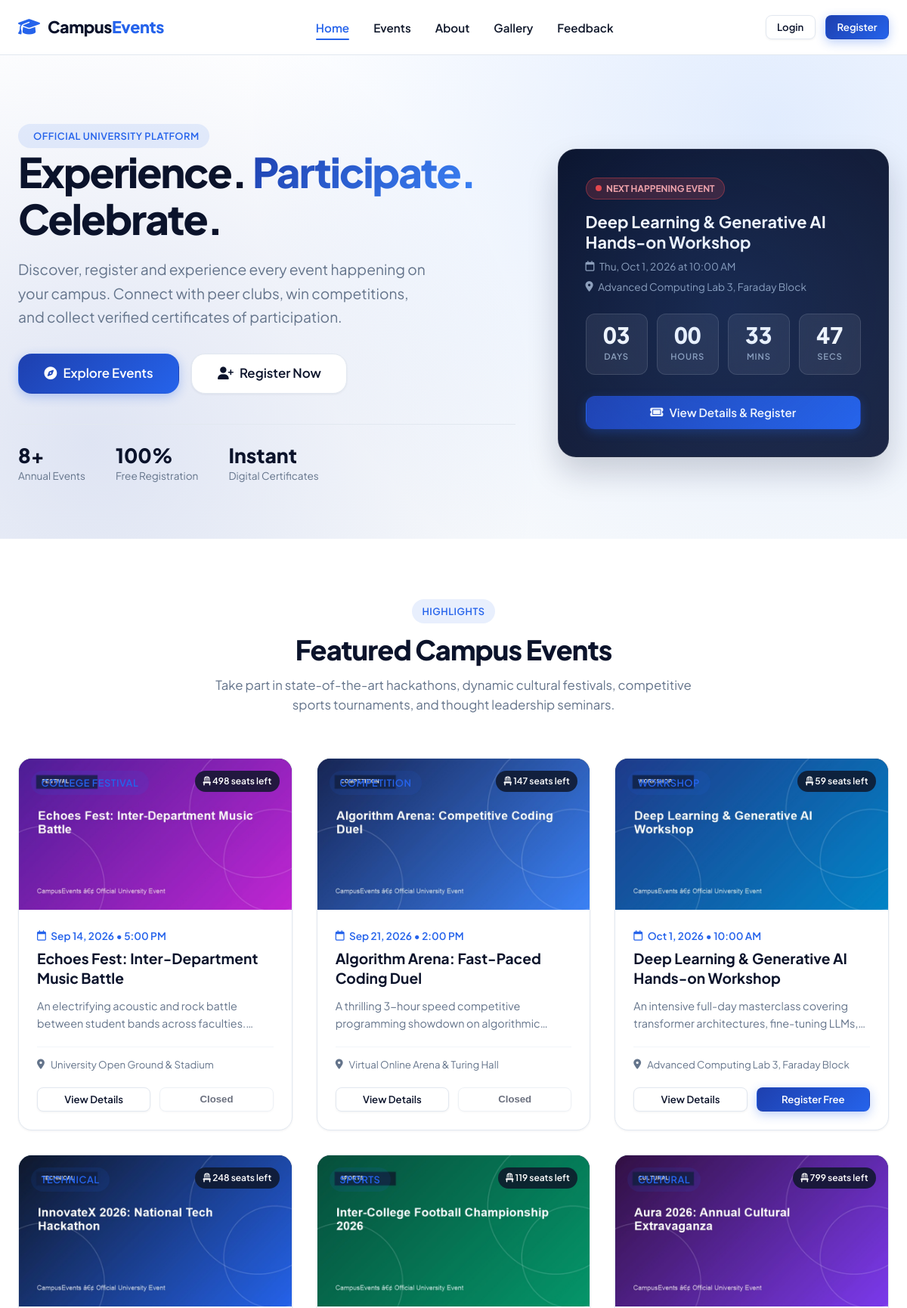
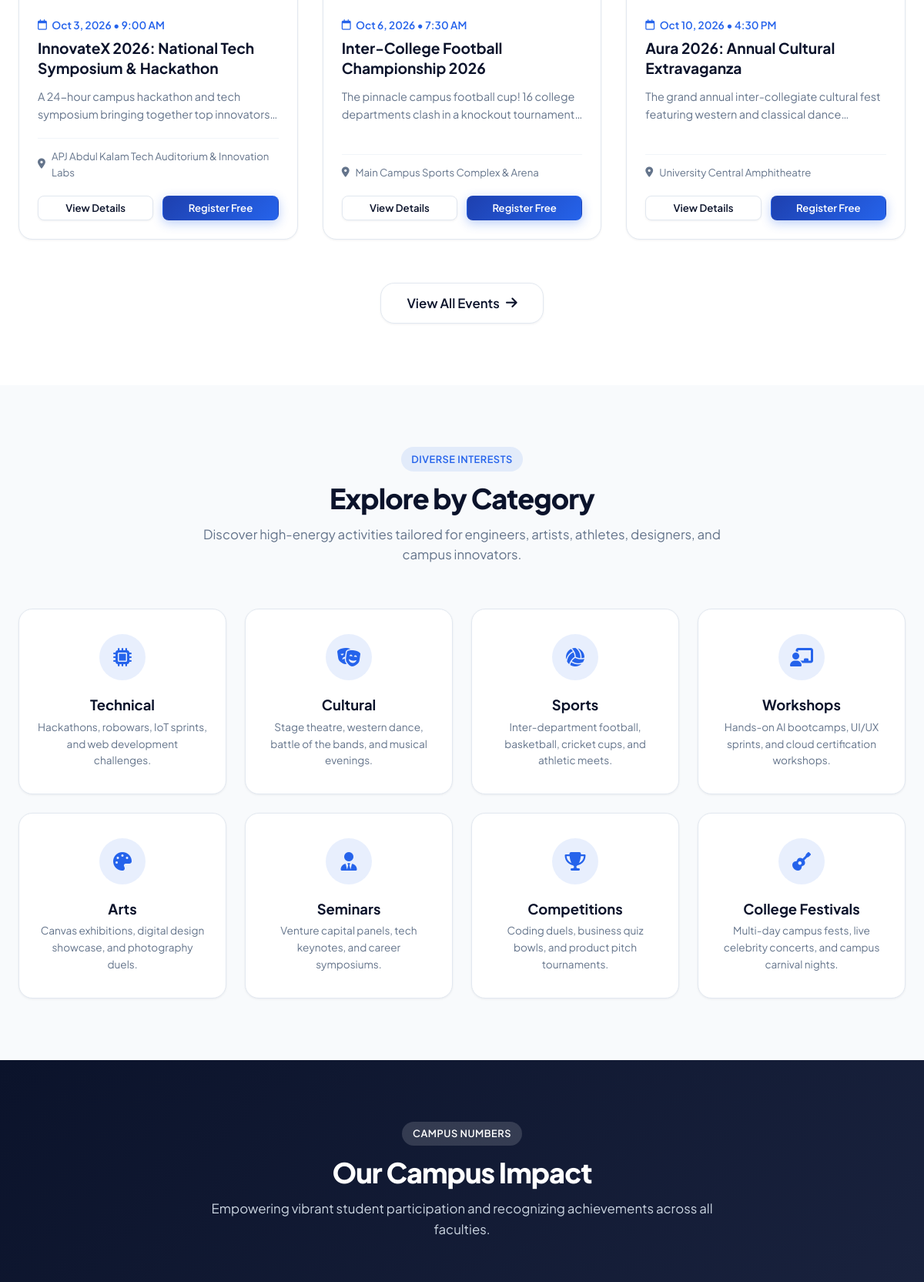
The page / (upper part) on the database its author committed (2 pictures, top to bottom).
### tables this page shows
CREATE TABLE IF NOT EXISTS `events` (
  `id` INT AUTO_INCREMENT PRIMARY KEY,
  `title` VARCHAR(255) NOT NULL,
  `slug` VARCHAR(255) NOT NULL UNIQUE,
  `category` ENUM('Technical', 'Cultural', 'Sports', 'Arts', 'Workshop', 'Seminar', 'Competition', 'College Festival') NOT NULL,
  `description` TEXT NOT NULL,
  `rules` TEXT DEFAULT NULL,
  `eligibility` VARCHAR(255) DEFAULT 'Open to all registered university students',
  `event_date` DATE NOT NULL,
  `event_time` TIME NOT NULL,
  `venue` VARCHAR(200) NOT NULL,
  `organizer` VARCHAR(150) NOT NULL,
  `contact_info` VARCHAR(200) NOT NULL,
  `banner_image` VARCHAR(255) DEFAULT NULL,
  `max_participants` INT NOT NULL DEFAULT 100,
  `registration_deadline` DATETIME NOT NULL,
  `is_published` TINYINT(1) NOT NULL DEFAULT 1,
  `created_at` TIMESTAMP DEFAULT CURRENT_TIMESTAMP,
  INDEX `idx_event_date` (`event_date`),
  INDEX `idx_category` (`category`)
);

### includes/auth.php (called while the page is built, shortened)
<?php
function getBaseUrl(): string {
    $scriptName = $_SERVER['SCRIPT_NAME'] ?? '';
    return '/';
}
function isLoggedIn(): bool {
    return isset($_SESSION['user_id']) && !empty($_SESSION['user_id']);
}
function e(?string $string): string {
    return htmlspecialchars($string ?? '', ENT_QUOTES, 'UTF-8');
}

### index.php (the view, shortened to what this page needs)
<?php
require_once __DIR__ . '/includes/auth.php';
$pdo = getDBConnection();
$stmtNext = $pdo->prepare("
    SELECT id, title, category, description, venue, event_date, event_time, banner_image
    FROM events
    WHERE is_published = 1 AND CONCAT(event_date, ' ', event_time) > NOW()
    ORDER BY CONCAT(event_date, ' ', event_time) ASC
    LIMIT 1
");
$stmtNext->execute();
$upcomingEvent = $stmtNext->fetch();
$stmtFeatured = $pdo->prepare("
    SELECT e.*,
           (SELECT COUNT(*) FROM event_registrations WHERE event_id = e.id AND status != 'cancelled') as registered_count
    FROM events e
    WHERE e.is_published = 1
    ORDER BY e.event_date ASC
    LIMIT 6
");
$stmtFeatured->execute();
$featuredEvents = $stmtFeatured->fetchAll();
$totalEvents = (int)$pdo->query("SELECT COUNT(*) FROM events WHERE is_published = 1")->fetchColumn();
require_once __DIR__ . '/includes/header.php';
require_once __DIR__ . '/includes/navbar.php';
?>
<section class="hero">
  <div class="container hero-grid">
    <div class="hero-content">
      <span class="badge badge-primary">
        <i class="fa-solid fa-sparkles"></i> Official University Platform
      </span>
      <h1>Experience. <span class="gradient-text">Participate.</span> Celebrate.</h1>
      <p>Discover, register and experience every event happening on your campus. Connect with peer clubs, win competitions, and collect verified certificates of participation.</p>
      <div class="hero-buttons">
        <a href="<?= $baseUrl ?>events.php" class="btn btn-primary btn-lg">
          <i class="fa-solid fa-compass"></i> Explore Events
        </a>
        <?php if (!isLoggedIn()): ?>
          <a href="<?= $baseUrl ?>auth/register.php" class="btn btn-secondary btn-lg">
            <i class="fa-solid fa-user-plus"></i> Register Now
          </a>
        <?php else: ?>
          <a href="<?= $baseUrl ?>student/dashboard.php" class="btn btn-secondary btn-lg">
            <i class="fa-solid fa-gauge"></i> My Dashboard
          </a>
        <?php endif; ?>
      </div>
      <div class="hero-stats-mini">
        <div class="stat-item">
          <h4><?= $totalEvents ?>+</h4>
          <p>Annual Events</p>
        </div>
        <div class="stat-item">
          <h4>100%</h4>
          <p>Free Registration</p>
        </div>
        <div class="stat-item">
          <h4>Instant</h4>
          <p>Digital Certificates</p>
        </div>
      </div>
    </div>
    <div class="hero-countdown-box">
      <?php if ($upcomingEvent):
        $targetDateTime = $upcomingEvent['event_date'] . 'T' . $upcomingEvent['event_time'];
        $formattedDate = date('D, M j, Y', strtotime($upcomingEvent['event_date']));
        $formattedTime = date('g:i A', strtotime($upcomingEvent['event_time']));
      ?>
        <div class="countdown-card" id="upcoming-countdown-container" data-event-datetime="<?= $targetDateTime ?>">
          <div class="countdown-tag">
            <span class="pulse-dot"></span> Next Happening Event
          </div>
          <h3 class="countdown-title" id="cd-event-title"><?= e($upcomingEvent['title']) ?></h3>
          <div class="countdown-meta">
            <span id="cd-event-date"><i class="fa-regular fa-calendar"></i> <?= $formattedDate ?> at <?= $formattedTime ?></span>
            <span id="cd-event-venue"><i class="fa-solid fa-location-dot"></i> <?= e($upcomingEvent['venue']) ?></span>
          </div>
          <div class="timer-grid">
            <div class="timer-box">
              <div class="timer-number" id="cd-days">00</div>
              <div class="timer-label">Days</div>
            </div>
            <div class="timer-box">
              <div class="timer-number" id="cd-hours">00</div>
              <div class="timer-label">Hours</div>
            </div>
            <div class="timer-box">
              <div class="timer-number" id="cd-minutes">00</div>
              <div class="timer-label">Mins</div>
            </div>
            <div class="timer-box">
              <div class="timer-number" id="cd-seconds">00</div>
              <div class="timer-label">Secs</div>
            </div>
          </div>
          <a href="<?= $baseUrl ?>event-details.php?id=<?= $upcomingEvent['id'] ?>" class="btn btn-primary" id="cd-event-link" style="width: 100%;">
            <i class="fa-solid fa-ticket"></i> View Details & Register
          </a>
        </div>
      <?php endif; ?>
    </div>
  </div>
</section>
<section class="section" style="background: #ffffff;">
  <div class="container">
    <div class="section-header">
      <span class="badge badge-primary">Highlights</span>
      <h2 class="section-title">Featured Campus Events</h2>
      <p class="section-subtitle">Take part in state-of-the-art hackathons, dynamic cultural festivals, competitive sports tournaments, and thought leadership seminars.</p>
    </div>
    <div class="events-grid">
      <?php foreach ($featuredEvents as $ev):
        $availableSeats = max(0, $ev['max_participants'] - $ev['registered_count']);
        $evDate = date('M j, Y', strtotime($ev['event_date']));
        $evTime = date('g:i A', strtotime($ev['event_time']));
      ?>
        <div class="event-card">
          <div class="event-card-media">
            <img src="<?= $baseUrl . e($ev['banner_image'] ?: 'assets/images/event-tech.jpg') ?>" alt="<?= e($ev['title']) ?>" loading="lazy">
            <span class="badge badge-primary event-badge-cat"><?= e($ev['category']) ?></span>
            <span class="event-badge-seats">
              <i class="fa-solid fa-chair"></i> <?= $availableSeats ?> seats left
            </span>
          </div>
          <div class="event-card-body">
            <div class="event-card-date">
              <i class="fa-regular fa-calendar"></i> <?= $evDate ?> • <?= $evTime ?>
            </div>
            <h3 class="event-card-title"><?= e($ev['title']) ?></h3>
            <p class="event-card-desc"><?= e($ev['description']) ?></p>
            <div class="event-card-venue">
              <i class="fa-solid fa-location-dot"></i>
              <span><?= e($ev['venue']) ?></span>
            </div>
            <div class="event-card-footer">
              <a href="<?= $baseUrl ?>event-details.php?id=<?= $ev['id'] ?>" class="btn btn-secondary btn-sm">
                View Details
              </a>
              <?php if (strtotime($ev['registration_deadline']) > time() && $availableSeats > 0): ?>
                <a href="<?= $baseUrl ?>event-details.php?id=<?= $ev['id'] ?>#register-section" class="btn btn-primary btn-sm">
                  Register Free
                </a>
              <?php else: ?>
                <button class="btn btn-secondary btn-sm" disabled style="opacity: 0.6;">Closed</button>
              <?php endif; ?>
            </div>
          </div>
        </div>
      <?php endforeach; ?>
    </div>
    <div style="text-align: center; margin-top: 3.5rem;">
      <a href="<?= $baseUrl ?>events.php" class="btn btn-secondary btn-lg">
        View All Events <i class="fa-solid fa-arrow-right"></i>
      </a>
    </div>
  </div>
</section>
<section class="section" style="background: var(--bg);">
  <div class="container">
    <div class="section-header">
      <span class="badge badge-primary">Diverse Interests</span>
      <h2 class="section-title">Explore by Category</h2>
      <p class="section-subtitle">Discover high-energy activities tailored for engineers, artists, athletes, designers, and campus innovators.</p>
    </div>
    <div class="categories-grid">
      <a href="<?= $baseUrl ?>events.php?category=Technical" class="category-card">
        <div class="category-icon"><i class="fa-solid fa-microchip"></i></div>
        <h3>Technical</h3>
        <p>Hackathons, robowars, IoT sprints, and web development challenges.</p>
      </a>
      <a href="<?= $baseUrl ?>events.php?category=Cultural" class="category-card">
        <div class="category-icon"><i class="fa-solid fa-masks-theater"></i></div>
        <h3>Cultural</h3>
        <p>Stage theatre, western dance, battle of the bands, and musical evenings.</p>
      </a>
      <a href="<?= $baseUrl ?>events.php?category=Sports" class="category-card">
        <div class="category-icon"><i class="fa-solid fa-volleyball"></i></div>
        <h3>Sports</h3>
        <p>Inter-department football, basketball, cricket cups, and athletic meets.</p>
      </a>
      <a href="<?= $baseUrl ?>events.php?category=Workshop" class="category-card">
        <div class="category-icon"><i class="fa-solid fa-chalkboard-user"></i></div>
        <h3>Workshops</h3>
        <p>Hands-on AI bootcamps, UI/UX sprints, and cloud certification workshops.</p>
      </a>
      <a href="<?= $baseUrl ?>events.php?category=Arts" class="category-card">
        <div class="category-icon"><i class="fa-solid fa-palette"></i></div>
        <h3>Arts</h3>
        <p>Canvas exhibitions, digital design showcase, and photography duels.</p>
      </a>
      <a href="<?= $baseUrl ?>events.php?category=Seminar" class="category-card">
        <div class="category-icon"><i class="fa-solid fa-user-tie"></i></div>
        <h3>Seminars</h3>
        <p>Venture capital panels, tech keynotes, and career symposiums.</p>
      </a>
      <a href="<?= $baseUrl ?>events.php?category=Competition" class="category-card">
        <div class="category-icon"><i class="fa-solid fa-trophy"></i></div>
        <h3>Competitions</h3>
        <p>Coding duels, business quiz bowls, and product pitch tournaments.</p>
      </a>
      <a href="<?= $baseUrl ?>events.php?category=College+Festival" class="category-card">
        <div class="category-icon"><i class="fa-solid fa-guitar"></i></div>
        <h3>College Festivals</h3>
        <p>Multi-day campus fests, live celebrity concerts, and campus carnival nights.</p>
      </a>
    </div>
  </div>
</section>
<section class="section impact-section">
  <div class="container">
    <div class="section-header" style="color: #ffffff;">
      <span class="badge badge-navy" style="background: rgba(255, 255, 255, 0.15); color: #ffffff;">Campus Numbers</span>
      <h2 class="section-title" style="color: #ffffff;">Our Campus Impact</h2>
      <p class="section-subtitle" style="color: #cbd5e1;">Empowering vibrant student participation and recognizing achievements across all faculties.</p>
    </div>
  </div>
</section>
<?php require_once __DIR__ . '/includes/footer.php'; ?>

### rows shown on the page
events: title "Deep Learning & Generative AI Hands-on Workshop", event_date "Thu, Oct 1, 2026", event_time "10:00 AM", venue "Advanced Computing Lab 3, Faraday Block", banner_image (picture), category "WORKSHOP", availableSeats "59", event_date "Oct 1, 2026", description "An intensive full-day masterclass covering transformer architectures, fine-tuning…"
events: banner_image (picture), category "COLLEGE FESTIVAL", availableSeats "498", event_date "Sep 14, 2026", event_time "5:00 PM", title "Echoes Fest: Inter-Department Music Battle", description "An electrifying acoustic and rock battle between student bands across…", venue "University Open Ground & Stadium", shows "Closed"
events: banner_image (picture), category "COMPETITION", availableSeats "147", event_date "Sep 21, 2026", event_time "2:00 PM", title "Algorithm Arena: Fast-Paced Coding Duel", description "A thrilling 3-hour speed competitive programming showdown on…", venue "Virtual Online Arena & Turing Hall", shows "Closed"
events: banner_image (picture), category "TECHNICAL", availableSeats "248", event_date "Oct 3, 2026", event_time "9:00 AM", title "InnovateX 2026: National Tech Symposium & Hackathon", description "A 24-hour campus hackathon and tech symposium bringing together top…", venue "APJ Abdul Kalam Tech Auditorium & Innovation Labs"
events: banner_image (picture), category "SPORTS", availableSeats "119", event_date "Oct 6, 2026", event_time "7:30 AM", title "Inter-College Football Championship 2026", description "The pinnacle campus football cup! 16 college departments clash in a knockout…", venue "Main Campus Sports Complex & Arena"
events: banner_image (picture), category "CULTURAL", availableSeats "799", event_date "Oct 10, 2026", event_time "4:30 PM", title "Aura 2026: Annual Cultural Extravaganza", description "The grand annual inter-collegiate cultural fest featuring western and classical…", venue "University Central Amphitheatre"

### other values the page prints
$totalEvents "8"
